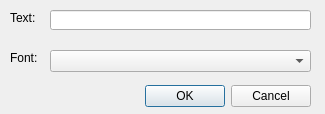
<?xml version="1.0" encoding="UTF-8"?>
<ui version="4.0">
 <class>DialogInsertText</class>
 <widget class="QDialog" name="DialogInsertText">
  <property name="geometry">
   <rect>
    <x>0</x>
    <y>0</y>
    <width>325</width>
    <height>114</height>
   </rect>
  </property>
  <property name="windowTitle">
   <string>Insert text</string>
  </property>
  <widget class="QDialogButtonBox" name="buttonBox">
   <property name="geometry">
    <rect>
     <x>80</x>
     <y>80</y>
     <width>231</width>
     <height>32</height>
    </rect>
   </property>
   <property name="orientation">
    <enum>Qt::Horizontal</enum>
   </property>
   <property name="standardButtons">
    <set>QDialogButtonBox::Cancel|QDialogButtonBox::Ok</set>
   </property>
  </widget>
  <widget class="QLabel" name="labelText">
   <property name="geometry">
    <rect>
     <x>10</x>
     <y>10</y>
     <width>71</width>
     <height>16</height>
    </rect>
   </property>
   <property name="text">
    <string>Text:</string>
   </property>
  </widget>
  <widget class="QLineEdit" name="lineEditText">
   <property name="geometry">
    <rect>
     <x>50</x>
     <y>10</y>
     <width>261</width>
     <height>20</height>
    </rect>
   </property>
   <property name="text">
    <string/>
   </property>
  </widget>
  <widget class="QLabel" name="labelFont">
   <property name="geometry">
    <rect>
     <x>10</x>
     <y>50</y>
     <width>71</width>
     <height>16</height>
    </rect>
   </property>
   <property name="text">
    <string>Font:</string>
   </property>
  </widget>
  <widget class="QComboBox" name="comboBoxFont">
   <property name="geometry">
    <rect>
     <x>50</x>
     <y>50</y>
     <width>261</width>
     <height>22</height>
    </rect>
   </property>
  </widget>
 </widget>
 <resources/>
 <connections>
  <connection>
   <sender>buttonBox</sender>
   <signal>accepted()</signal>
   <receiver>DialogInsertText</receiver>
   <slot>accept()</slot>
   <hints>
    <hint type="sourcelabel">
     <x>248</x>
     <y>254</y>
    </hint>
    <hint type="destinationlabel">
     <x>157</x>
     <y>274</y>
    </hint>
   </hints>
  </connection>
  <connection>
   <sender>buttonBox</sender>
   <signal>rejected()</signal>
   <receiver>DialogInsertText</receiver>
   <slot>reject()</slot>
   <hints>
    <hint type="sourcelabel">
     <x>316</x>
     <y>260</y>
    </hint>
    <hint type="destinationlabel">
     <x>286</x>
     <y>274</y>
    </hint>
   </hints>
  </connection>
 </connections>
 <buttongroups>
  <buttongroup name="buttonGroupColorSystem"/>
  <buttongroup name="buttonGroupMode"/>
 </buttongroups>
</ui>
